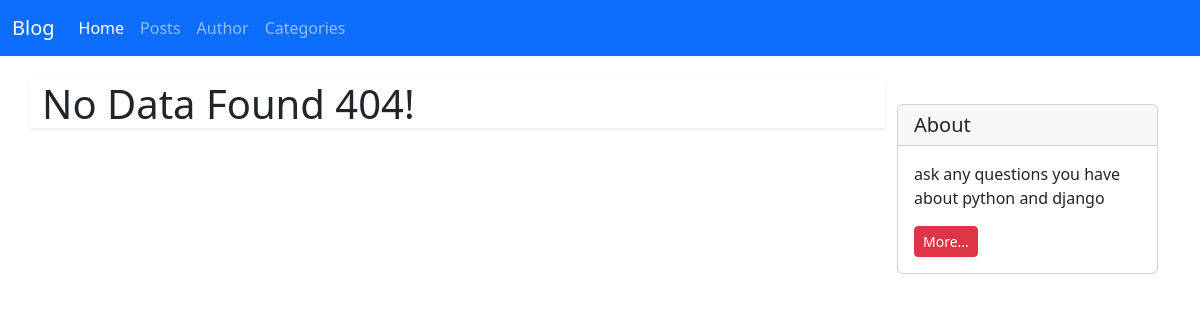
The page /categories/ on the database as committed earlier.
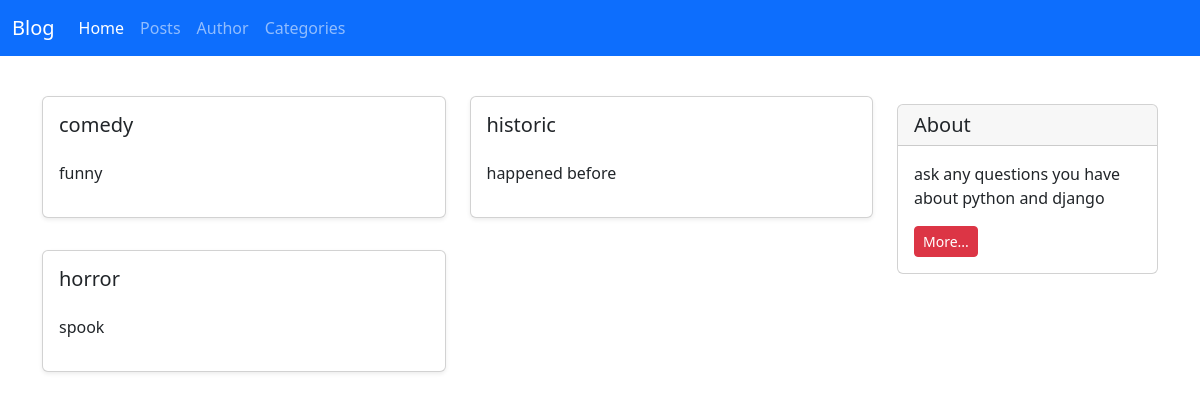
The same page on the database as committed later.
### blog/models.py (models this page shows, shortened)
class Category(models.Model):
    name = models.CharField(max_length=100)
    description = models.TextField()

### blog/views.py (the view)
# urls.py: path('categories/', categories_list_view, name='categories_list'),
def categories_list_view(request):
    categories_list = Category.objects.all().order_by('name')
    return render(request, 'blog/categories_list.html', {'categories_list': categories_list})

### templates/blog/categories_list.html (shortened to what this page needs)
{% extends '_base.html' %}
{% block content %}
<div class="container mt-4">
    <div class="row">
        <div class="col-9">
            <div class="row">
                {% if categories_list %}
                    {% for cat in categories_list %}
                        <div class="col-lg-6">
                            <a href="{% url 'category_detail' cat.id%}" class="card-link">
                                <div class="card shadow-sm my-3">
                                    <div class="card-body">
                                        <h5 class="card-title">{{ cat.name}}</h5>
                                        <p class="card-text py-3">
                                            {{ cat.description|truncatewords:10 }}
                                        </p>
                                    </div>
                                </div>
                            </a>
                        </div>
                    {% endfor %}
                {% else %}
                        <h1 class="text-bold shadow-sm">No Data Found 404!</h1>
                {% endif %}
            </div>
        </div>
        <div class="col-3">
                <div class="card my-4">
                    <h5 class="card-header">About</h5>
                    <div class="card-body">
                        <p class="card-text">ask any questions you have about python and django</p>
                        <a href="#"
                           class="btn btn-sm btn-danger">
                            More...
                        </a>
                    </div>
                </div>
        </div>
    </div>
</div>
{% endblock %}

Rows that differ between the two databases and show on the page:
added Category: name "comedy", description "funny"
added Category: name "historic", description "happened before"
added Category: name "horror", description "spook"
Other text that changed with them:
text no longer shown: "No Data Found 404!"
